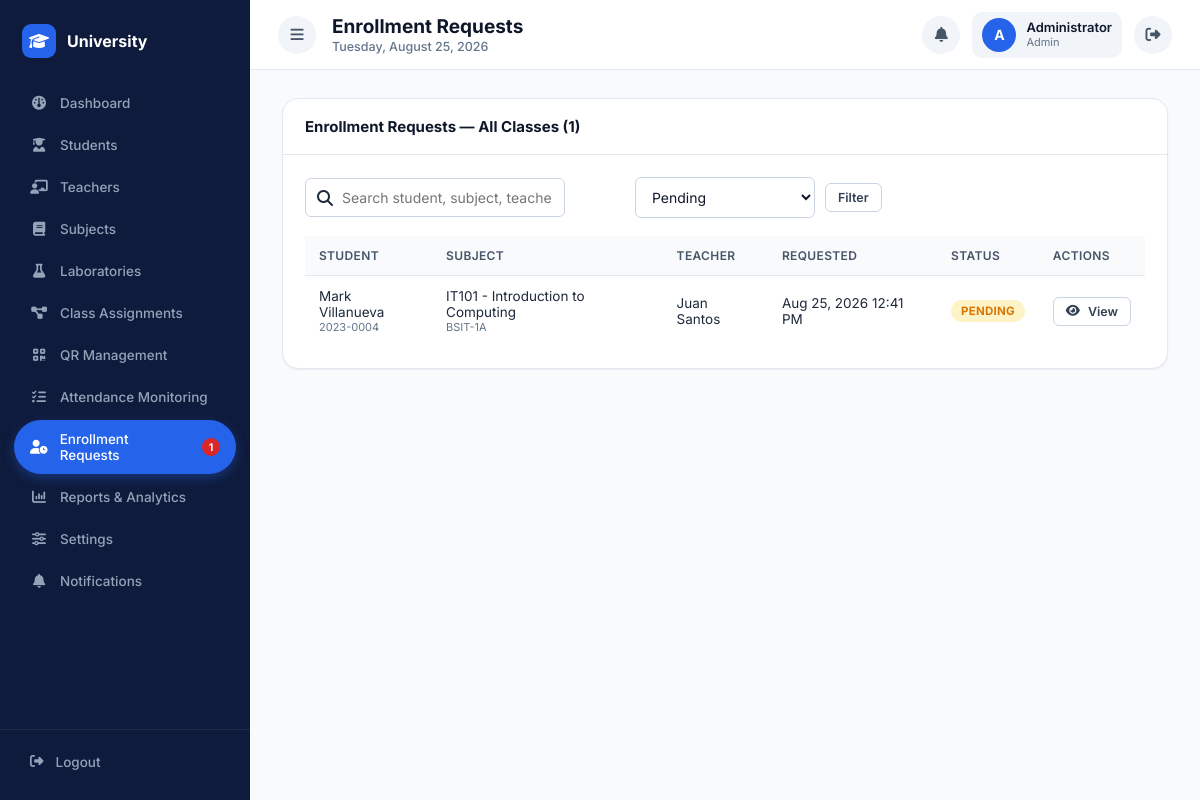
/admin/enrollment_requests.php (signed in), run on the app's committed database.
### tables this page shows
CREATE TABLE enrollment_requests (
    request_id INT AUTO_INCREMENT PRIMARY KEY,
    student_id INT NOT NULL,
    teacher_subject_id INT NOT NULL,
    status ENUM('pending','approved','rejected') NOT NULL DEFAULT 'pending',
    remarks VARCHAR(500) NULL COMMENT 'student''s optional reason for requesting',
    rejection_reason VARCHAR(500) NULL,
    requested_at TIMESTAMP DEFAULT CURRENT_TIMESTAMP,
    reviewed_by INT NULL COMMENT 'teacher_id, set only when a teacher reviewed it',
    reviewed_by_role ENUM('teacher','admin') NULL,
    reviewed_by_user_id INT NULL COMMENT 'users.user_id of whoever actually reviewed it',
    reviewed_at TIMESTAMP NULL,
    FOREIGN KEY (student_id) REFERENCES students(student_id) ON DELETE CASCADE,
    FOREIGN KEY (teacher_subject_id) REFERENCES teacher_subjects(teacher_subject_id) ON DELETE CASCADE,
    FOREIGN KEY (reviewed_by) REFERENCES teachers(teacher_id) ON DELETE SET NULL,
    FOREIGN KEY (reviewed_by_user_id) REFERENCES users(user_id) ON DELETE SET NULL,
    INDEX idx_status (status),
    INDEX idx_student (student_id),
    INDEX idx_class (teacher_subject_id)
);

CREATE TABLE students (
    student_id INT AUTO_INCREMENT PRIMARY KEY,
    user_id INT NOT NULL,
    student_number VARCHAR(30) NOT NULL UNIQUE,
    full_name VARCHAR(150) NOT NULL,
    program_id INT NULL,
    year_level TINYINT NOT NULL DEFAULT 1,
    contact_number VARCHAR(20),
    photo VARCHAR(255) DEFAULT NULL,
    created_at TIMESTAMP DEFAULT CURRENT_TIMESTAMP,
    FOREIGN KEY (user_id) REFERENCES users(user_id) ON DELETE CASCADE,
    FOREIGN KEY (program_id) REFERENCES programs(program_id) ON DELETE SET NULL,
    INDEX idx_student_number (student_number)
);

CREATE TABLE subjects (
    subject_id INT AUTO_INCREMENT PRIMARY KEY,
    subject_code VARCHAR(20) NOT NULL UNIQUE,
    subject_name VARCHAR(150) NOT NULL,
    units DECIMAL(3,1) DEFAULT 3.0,
    status ENUM('active','inactive') DEFAULT 'active'
);

CREATE TABLE teacher_subjects (
    teacher_subject_id INT AUTO_INCREMENT PRIMARY KEY,
    teacher_id INT NOT NULL,
    subject_id INT NOT NULL,
    program_id INT NULL,
    year_level TINYINT NULL,
    lab_id INT NOT NULL,
    section VARCHAR(50) NOT NULL,
    max_students INT NOT NULL DEFAULT 40,
    schedule_day VARCHAR(30) NOT NULL,        
    start_time TIME NOT NULL,
    end_time TIME NOT NULL,
    school_year VARCHAR(20) DEFAULT '2025-2026',
    semester ENUM('1st','2nd','Summer') DEFAULT '1st',
    status ENUM('active','inactive') DEFAULT 'active',
    created_at TIMESTAMP DEFAULT CURRENT_TIMESTAMP,
    FOREIGN KEY (teacher_id) REFERENCES teachers(teacher_id) ON DELETE CASCADE,
    FOREIGN KEY (subject_id) REFERENCES subjects(subject_id) ON DELETE CASCADE,
    FOREIGN KEY (program_id) REFERENCES programs(program_id) ON DELETE SET NULL,
    FOREIGN KEY (lab_id) REFERENCES laboratories(lab_id) ON DELETE CASCADE,
    INDEX idx_teacher (teacher_id),
    INDEX idx_subject (subject_id)
);

CREATE TABLE teachers (
    teacher_id INT AUTO_INCREMENT PRIMARY KEY,
    user_id INT NOT NULL,
    employee_number VARCHAR(30) NOT NULL UNIQUE,
    full_name VARCHAR(150) NOT NULL,
    department VARCHAR(100),
    contact_number VARCHAR(20),
    photo VARCHAR(255) DEFAULT NULL,
    created_at TIMESTAMP DEFAULT CURRENT_TIMESTAMP,
    FOREIGN KEY (user_id) REFERENCES users(user_id) ON DELETE CASCADE
);

### includes/functions.php (called while the page is built, shortened)
<?php
function e($value) {
    return htmlspecialchars($value ?? '', ENT_QUOTES, 'UTF-8');
}
function clean($value) {
    return trim(strip_tags($value ?? ''));
}
function format_datetime($datetime) {
    return date('M d, Y h:i A', strtotime($datetime));
}
function paginate($totalRows, $perPage = 10) {
    $page = isset($_GET['page']) ? max(1, (int) $_GET['page']) : 1;
    $totalPages = max(1, (int) ceil($totalRows / $perPage));
    $page = min($page, $totalPages);
    $offset = ($page - 1) * $perPage;
    return ['offset' => $offset, 'limit' => $perPage, 'page' => $page, 'totalPages' => $totalPages];
}

### admin/enrollment_requests.php (the view, shortened to what this page needs)
<?php
require_once __DIR__ . '/../includes/auth.php';
$statusFilter = clean($_GET['status'] ?? 'pending');
$search = clean($_GET['search'] ?? '');
$where = [];
$params = [];
if ($statusFilter !== '' && $statusFilter !== 'all') { $where[] = 'r.status = ?'; $params[] = $statusFilter; }
$whereSql = $where ? 'WHERE ' . implode(' AND ', $where) : '';
$countStmt = $pdo->prepare("
    SELECT COUNT(*) FROM enrollment_requests r
    JOIN students s ON s.student_id = r.student_id
    JOIN teacher_subjects ts ON ts.teacher_subject_id = r.teacher_subject_id
    JOIN subjects sub ON sub.subject_id = ts.subject_id
    JOIN teachers t ON t.teacher_id = ts.teacher_id
    $whereSql
");
$countStmt->execute($params);
$totalRows = (int) $countStmt->fetchColumn();
$p = paginate($totalRows, 15);
$stmt = $pdo->prepare("
    SELECT r.*, s.full_name AS student_name, s.student_number, pr.program_code, s.year_level,
        sub.subject_code, sub.subject_name, t.full_name AS teacher_name, ts.section
    FROM enrollment_requests r
    JOIN students s ON s.student_id = r.student_id
    LEFT JOIN programs pr ON pr.program_id = s.program_id
    JOIN teacher_subjects ts ON ts.teacher_subject_id = r.teacher_subject_id
    JOIN subjects sub ON sub.subject_id = ts.subject_id
    JOIN teachers t ON t.teacher_id = ts.teacher_id
    $whereSql
    ORDER BY r.requested_at DESC
    LIMIT {$p['limit']} OFFSET {$p['offset']}
");
$stmt->execute($params);
$requests = $stmt->fetchAll();
require_once __DIR__ . '/../includes/header.php';
?>
<div class="card">
    <div class="card-header"><h3>Enrollment Requests — All Classes (<?php echo $totalRows; ?>)</h3></div>
    <div class="card-body">
        <form method="GET" class="toolbar">
            <div class="search-box"><i class="fa-solid fa-magnifying-glass"></i>
                <input type="text" name="search" class="form-control" placeholder="Search student, subject, teacher..." value="<?php echo e($search); ?>"></div>
            <select name="status" class="form-control" style="max-width:180px" onchange="this.form.submit()">
                <option value="pending" <?php echo $statusFilter === 'pending' ? 'selected' : ''; ?>>Pending</option>
            </select>
            <button class="btn btn-outline btn-sm" type="submit">Filter</button>
        </form>
        <div class="table-wrapper">
            <table class="data-table">
                <thead><tr><th>Student</th><th>Subject</th><th>Teacher</th><th>Requested</th><th>Status</th><th>Actions</th></tr></thead>
                <tbody>
                <?php if (empty($requests)): ?>
                    <tr><td colspan="6" class="text-center text-muted">No requests found.</td></tr>
                <?php else: foreach ($requests as $r): ?>
                    <tr>
                        <td><?php echo e($r['student_name']); ?><div class="text-muted" style="font-size:11px"><?php echo e($r['student_number']); ?></div></td>
                        <td><?php echo e($r['subject_code'] . ' - ' . $r['subject_name']); ?><div class="text-muted" style="font-size:11px"><?php echo e($r['section']); ?></div></td>
                        <td><?php echo e($r['teacher_name']); ?></td>
                        <td><?php echo format_datetime($r['requested_at']); ?></td>
                        <td>
                            <?php if ($r['status'] === 'pending'): ?><span class="badge badge-late">Pending</span>
                            <?php elseif ($r['status'] === 'approved'): ?><span class="badge badge-active">Approved</span>
                            <?php else: ?><span class="badge badge-absent">Rejected</span>
                            <?php endif; ?>
                        </td>
                        <td>
                            <button class="btn btn-outline btn-sm" onclick='viewRequest(<?php echo json_encode($r); ?>)'><i class="fa-solid fa-eye"></i> View</button>
                        </td>
                    </tr>
                <?php endforeach; endif; ?>
                </tbody>
            </table>
        </div>
    </div>
</div>
<?php require_once __DIR__ . '/../includes/footer.php'; ?>

### assets/css/style.css (style rules this page uses)
:root { --indigo-900:#0f1b3c; --indigo-700:#16224a; --indigo-600:#2563eb; --indigo-500:#3b82f6; --indigo-100:#dbeafe; --indigo-50:#eff6ff; --slate-900:#0f172a; --slate-800:#1e293b; --slate-700:#334155; --slate-600:#475569; --slate-500:#64748b; --slate-300:#cbd5e1; --slate-200:#e2e8f0; --slate-100:#f1f5f9; --slate-50:#f8fafc; --green-600:#16a34a; --green-100:#dcfce7; --amber-600:#d97706; --amber-100:#fef3c7; --red-600:#dc2626; --red-100:#fee2e2; --radius-sm:6px; --radius-md:10px; --radius-lg:16px; --shadow-sm:0 1px 2px rgba(15,23,42,.06); --shadow-md:0 4px 14px rgba(15,23,42,.08); --shadow-lg:0 12px 32px rgba(15,23,42,.14); --sidebar-w:250px; }
*,*::before,*::after { box-sizing:border-box }
html,body { height:100% }
body { margin:0; font-family:'Inter',-apple-system,BlinkMacSystemFont,'Segoe UI',Arial,sans-serif; background:var(--slate-50); color:var(--slate-800); -webkit-font-smoothing:antialiased; }
button { font-family:inherit }
.card { background:#fff;border-radius:var(--radius-lg);border:1px solid var(--slate-200);box-shadow:var(--shadow-sm) }
.card-header { display:flex;align-items:center;justify-content:space-between;padding:18px 22px;border-bottom:1px solid var(--slate-200) }
.card-header h3 { margin:0;font-size:15px;font-weight:700;color:var(--slate-900) }
.card-body { padding:22px }
.btn { display:inline-flex;align-items:center;justify-content:center;gap:8px; padding:10px 18px;border-radius:var(--radius-sm);font-size:14px;font-weight:600; border:1px solid transparent;cursor:pointer;transition:all .15s; }
.btn-outline { background:#fff;border-color:var(--slate-300);color:var(--slate-700) }
.btn-sm { padding:6px 12px;font-size:12.5px }
.form-control { width:100%;padding:10px 12px;border:1px solid var(--slate-300);border-radius:var(--radius-sm); font-size:14px;font-family:inherit;color:var(--slate-900);background:#fff; }
.table-wrapper { overflow-x:auto }
table.data-table { width:100%;border-collapse:collapse;font-size:13.5px }
.data-table thead th { text-align:left;padding:12px 14px;background:var(--slate-50);color:var(--slate-600); font-weight:600;font-size:12px;text-transform:uppercase;letter-spacing:.03em; border-bottom:1px solid var(--slate-200);white-space:nowrap; }
.data-table tbody td { padding:12px 14px;border-bottom:1px solid var(--slate-100);color:var(--slate-800) }
.data-table tbody tr:last-child td { border-bottom:none }
.badge { display:inline-flex;align-items:center;gap:5px;padding:4px 10px;border-radius:20px;font-size:11.5px;font-weight:700;text-transform:uppercase;letter-spacing:.02em }
.badge-late { background:var(--amber-100);color:var(--amber-600) }
.toolbar { display:flex;flex-wrap:wrap;gap:10px;align-items:center;margin-bottom:18px }
.toolbar .form-control { max-width:260px }
.search-box { position:relative;flex:1;max-width:320px }
.search-box i { position:absolute;left:12px;top:50%;transform:translateY(-50%);color:var(--slate-400) }
.search-box input { padding-left:36px }
.text-muted { color:var(--slate-500) }

### data on the page
enrollment_requests: student.full_name "Mark Villanueva", student.student_number "2023-0004", subjects.subject_code+subject_name "IT101 - Introduction to Computing", teacher_subject.section "BSIT-1A", teachers.full_name "Juan Santos", requested_at "Aug 25, 2026 12:41 PM", status "PENDING"

### other printed values
$pendingRequestsCount "1"
$pageTitle "Enrollment Requests"
substr($_SESSION['full_name'] ?? 'U', 0, 1) "A"
$_SESSION['full_name'] "Administrator"
$_SESSION['role'] "Admin"
$totalRows "1"
